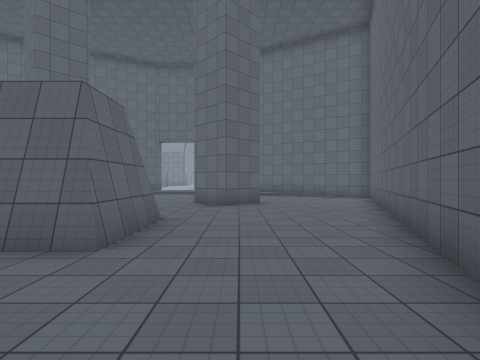
View 1 (above)

16 first-person views from a walk through a Unity game level. The camera is 1.5 m above the floor, looks level and sees 80° across. The floor is counted in squares, 2 m on a side. Each view is taken from the middle of a square. On the plan, view 1 faces up. The plan holds only what a view shows up to about 10 squares ahead; the rest is blank. The place goes on beyond the plan. The player character is not drawn. Surface patterns are stand-ins for the level's own textures.

View 2
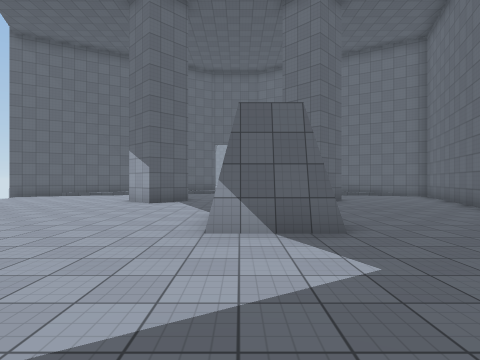

View 3
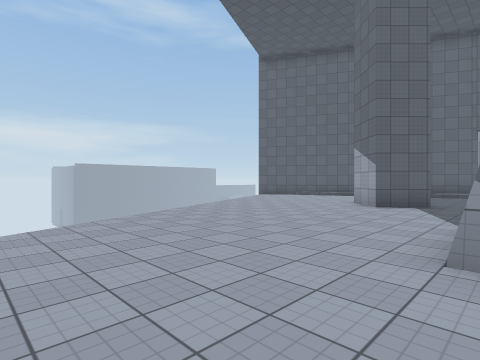

View 4
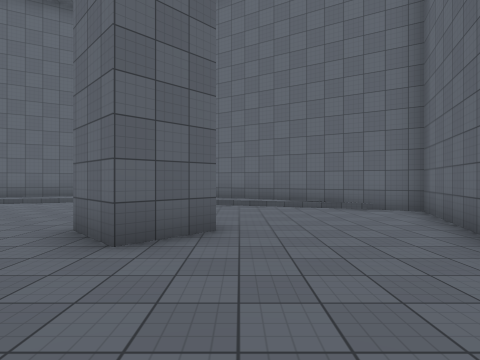

View 5
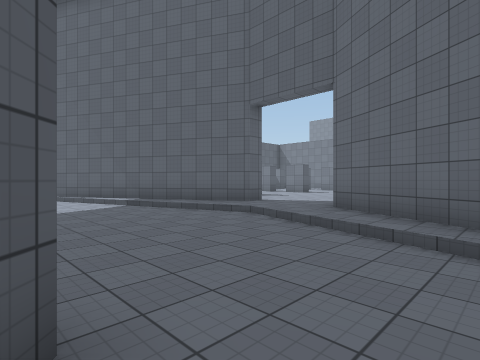

View 6
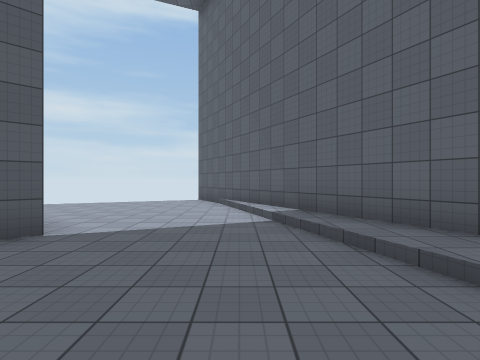

View 7
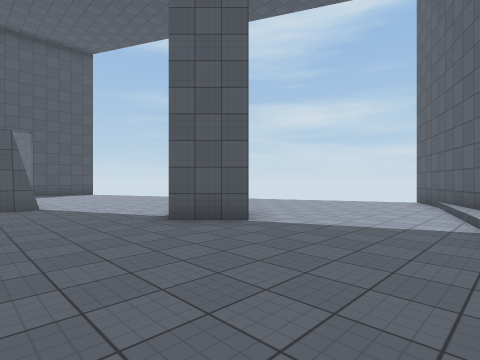

View 8
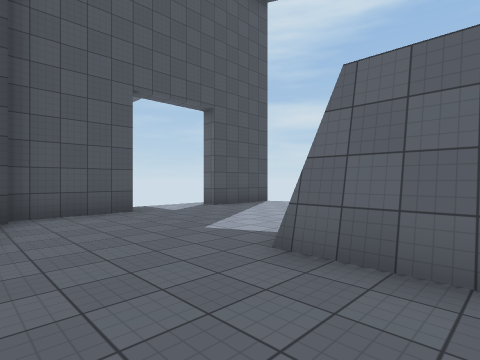

View 9
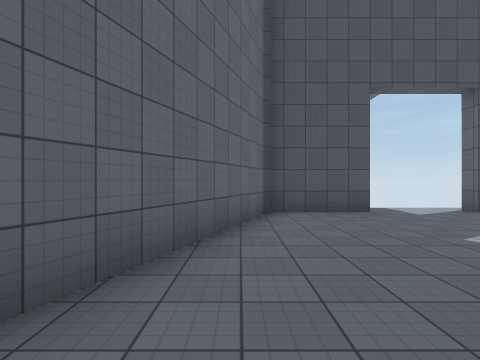

View 10
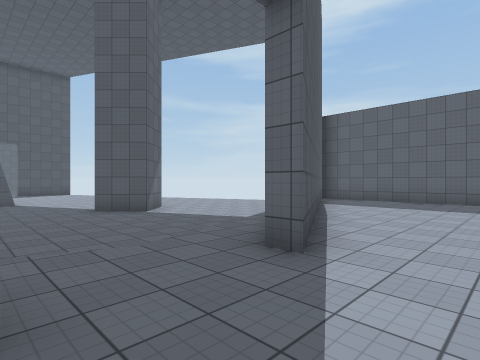

View 11
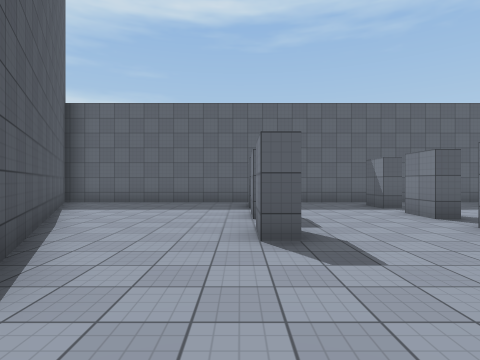

View 12
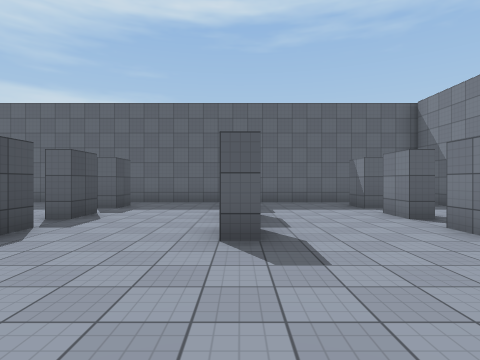

View 13
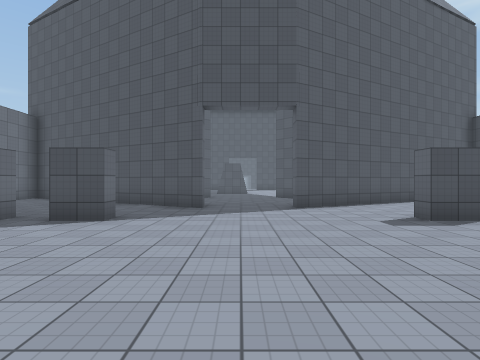

View 14
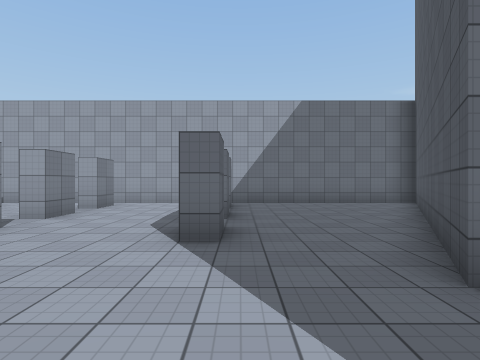

View 15
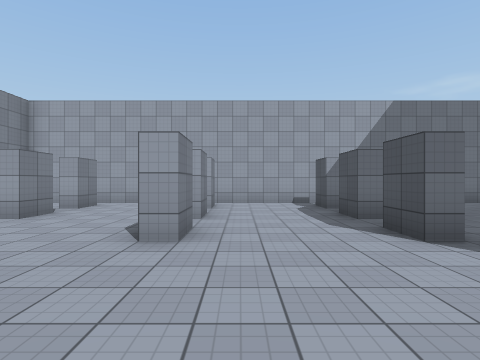

View 16
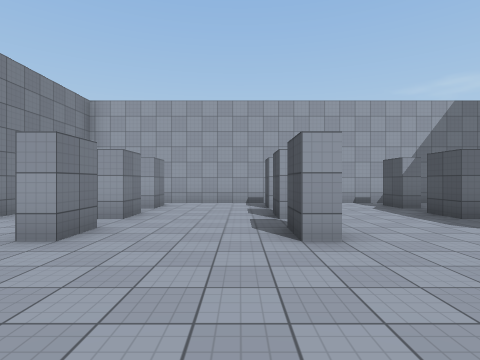

### Floor plan
Key: @ floor where view 1 was taken; # wall or solid block; x gap in a wall; . main floor; : floor 0.25 m higher than the main floor; / step, stairs or slope.
Columns run from 13 left of view 1 to 6 right of it. Each row starts with its distance up from view 1.
 25 #:::::::   ::::::::#
 24 #:::::::: :::::::::#
 23 #::::::::::::::::::#
 22 #:#:#:#::::::#:#:#:#
 21 #::::::::::::::::::#
 20 #::::::::::::::::::#
 19 #:#:#:#::::::#:#:#:#
 18 #::::::::::::::::::#
 17 #::::::::::::::::::#
 16 #:::::::#::###:::::#
 15 #:::::###//::##::::#
 14 #:::###.....//###::#
 13 #:###...........####
 12 ###...............#
 11  .................#
 10  ......#.....#....#
  9   .....##...##....#
  8   ...............##
  7    ..............#
  6    .............##
  5     ......##....#
  4     ......##....#
  3      .....##...##
  2      ..........#
  1      ..........#
  0       .......@##
 -1       ........#
 -2       x##..####
 -3         ///

Positions as (right, up) in squares from view 1, and headings:
1: (0, 0), facing up
2: (-3, -1), facing up
3: (-3, 0), facing up-left
4: (1, 5), facing up
5: (1, 10), facing up-left
6: (-2, 13), facing left
7: (-2, 14), facing down-left
8: (1, 5), facing down-left
9: (1, 5), facing down
10: (-2, 18), facing down-left
11: (-3, 18), facing left
12: (-3, 22), facing left
13: (-3, 24), facing down
14: (-4, 18), facing right
15: (-4, 21), facing right
16: (-4, 23), facing right
